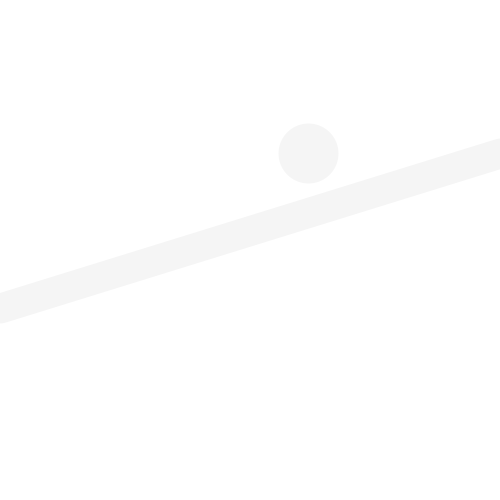
Frame 1 (no input)
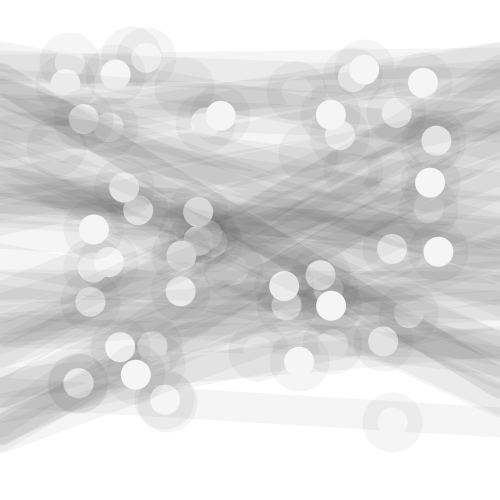
Frame 60 (the mouse pressed at the canvas centre just before this capture)
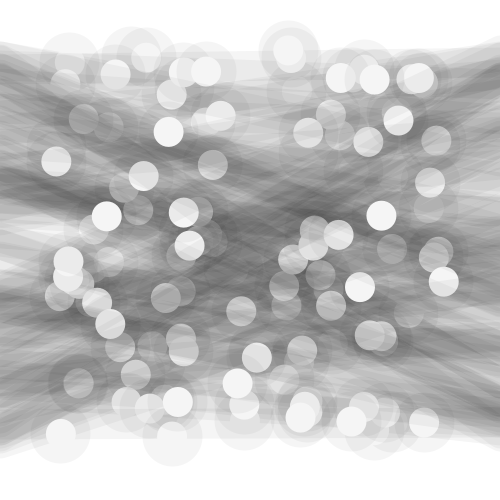
Frame 120 (the mouse held since frame 60 and released just before this capture)

The Processing sketch that drew these frames (run headless with seeded random() and noise(); from frame 60 on, the mouse is pressed at the canvas centre):

// Processing sketch: chaosLiniiElipsy
// ── chaosLiniiElipsy.pde
void setup()
{
  size(500, 500);
  strokeWeight(30);
  stroke(0, 10);
  background(255);
}

void draw()
{
  float x = random(50, 450);
  float y = random(50, 450);
  line(0,x,500,y); 
  ellipse(x,y,30,30);
}
